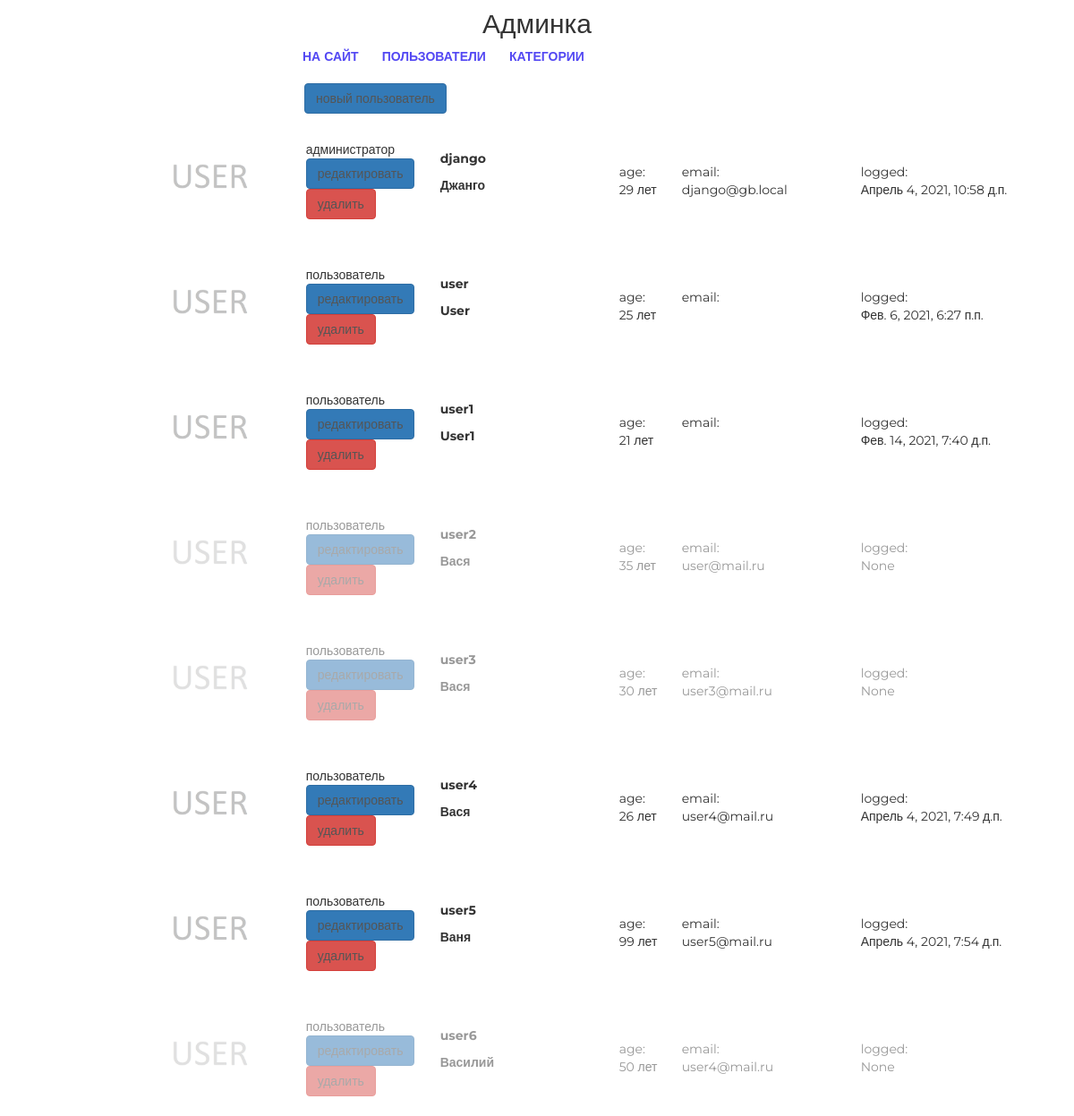
Before: /new/admin/ (signed in) with the older database file.
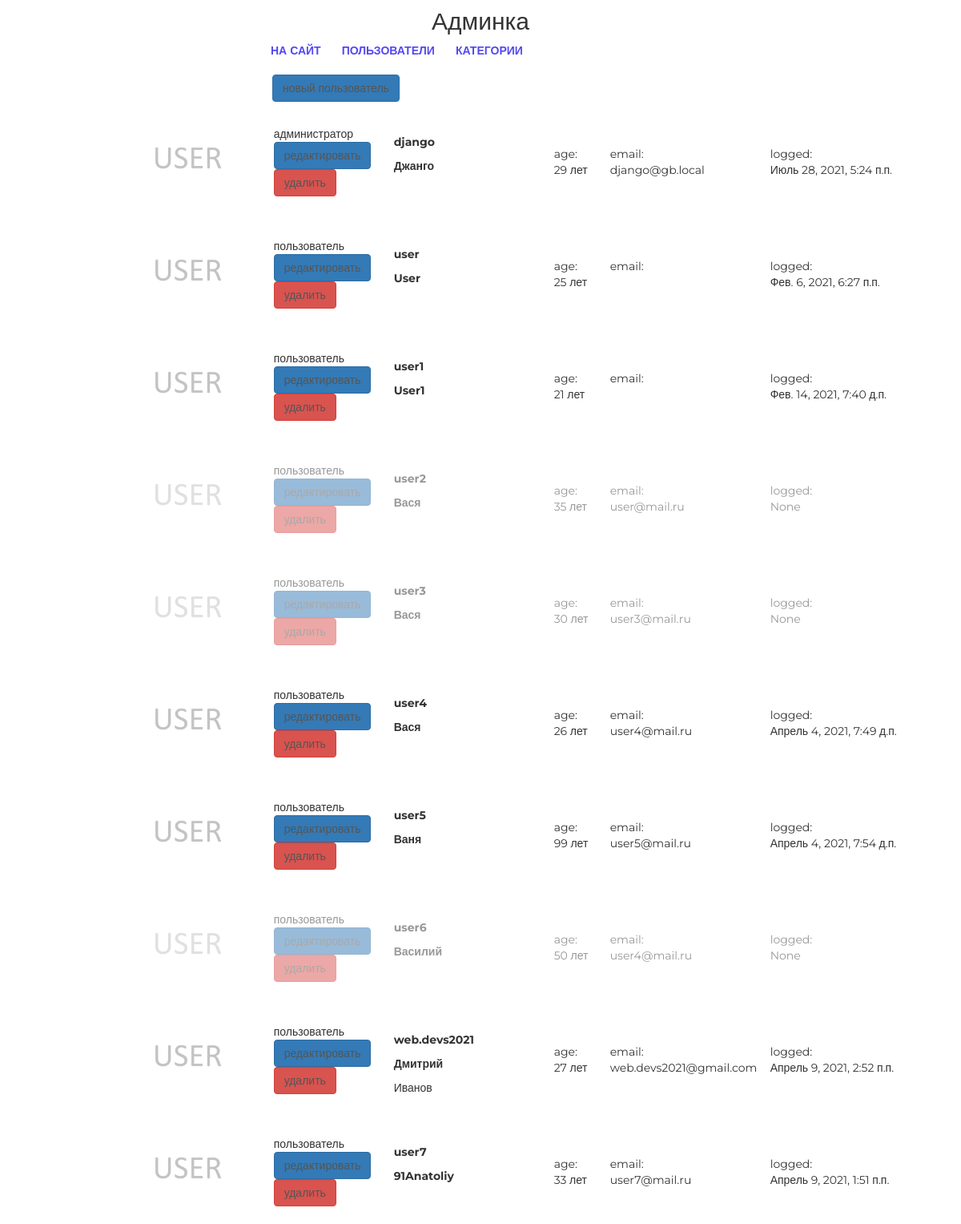
After: the same page with the newer database file.
### authapp/models.py (models this page shows, shortened)
class ShopUser(AbstractUser):
    age = models.PositiveIntegerField('возраст', null=True)
    avatar = models.ImageField(upload_to='avatars', blank=True)
    activate_code = models.CharField(max_length=128, blank=True)
    registration_start_time = models.DateTimeField(
        auto_now_add=True, null=True)

### adminapp/views.py (the view)
# urls.py: path('', adminapp.index, name='index'),
@user_passes_test(lambda user: user.is_superuser)
def index(request):
    all_users = get_user_model().objects.all()
    context = {
        'page_title': 'админка/пользователи',
        'all_users': all_users,
    }
    return render(request, 'adminapp/index.html', context)

### mainapp/context_processors.py (called while the page is built)
def categories(request):
    return {
        'menu': ProductCategory.objects.filter(is_active=True)
    }

### mainapp/templatetags/my_tags.py (called while the page is built)
@register.filter(name='media_folder_users')
def media_folder_users(string):
    if not string:
        string = 'avatars/default.jpg'
    return f'{settings.MEDIA_URL}{string}'

### adminapp/templates/adminapp/index.html
{% extends 'adminapp/base.html' %}
{% load static %}
{% load my_tags %}
{% block container %}
    <div class="users_list">
        <a href="" class="btn btn-primary new_user">
            новый пользователь
        </a>
        {% for shop_user in all_users %}
            <div class="user_record {% if not shop_user.is_active %}not_active{% endif %}">
                <img src="{{ shop_user.avatar|media_folder_users }}"
                     alt="{{ shop_user.username }}">
                <div class="user_role">
                    {% if shop_user.is_superuser %}
                        администратор
                    {% else %}
                        пользователь
                    {% endif %}
                    <a href="{% url 'new_admin:user_update' shop_user.pk %}"
                       class="btn btn-primary">
                        редактировать
                    </a>
                    <a href="{% url 'new_admin:user_delete' shop_user.pk %}"
                       class="btn btn-danger">
                        удалить
                    </a>
                </div>
                <div class="user_name">
                    <p><strong>{{ shop_user.username }}</strong></p>
                    <p>
                        {% if shop_user.first_name %}
                            <b>{{ shop_user.first_name|capfirst }}</b>
                            {% if shop_user.last_name %}
                                <p>{{ shop_user.last_name|capfirst }}</p>
                            {% endif %}
                        {% endif %}
                    </p>
                </div>
                <div class="user_age">
                    age:<br>
                    {{ shop_user.age }} лет
                </div>
                <div class="user_email">
                    email:<br>
                    {{ shop_user.email }}
                </div>
                <div class="user_lastlogin">
                    logged:<br>
                    {{ shop_user.last_login }}
                </div>
            </div>
        {% endfor %}
    </div>
{% endblock %}

Changed rows visible on the page:
changed ShopUser "django": last_login "Апрель 4, 2021, 10:58 д.п." → "Июль 28, 2021, 5:24 п.п."
added ShopUser: is_superuser "пользователь", username "web.devs2021", first_name "Дмитрий", last_name "Иванов", age "27", email "web.devs2021@gmail.com", last_login "Апрель 9, 2021, 2:52 п.п."
added ShopUser: is_superuser "пользователь", username "user7", first_name "91Anatoliy", age "33", email "user7@mail.ru", last_login "Апрель 9, 2021, 1:51 п.п."
